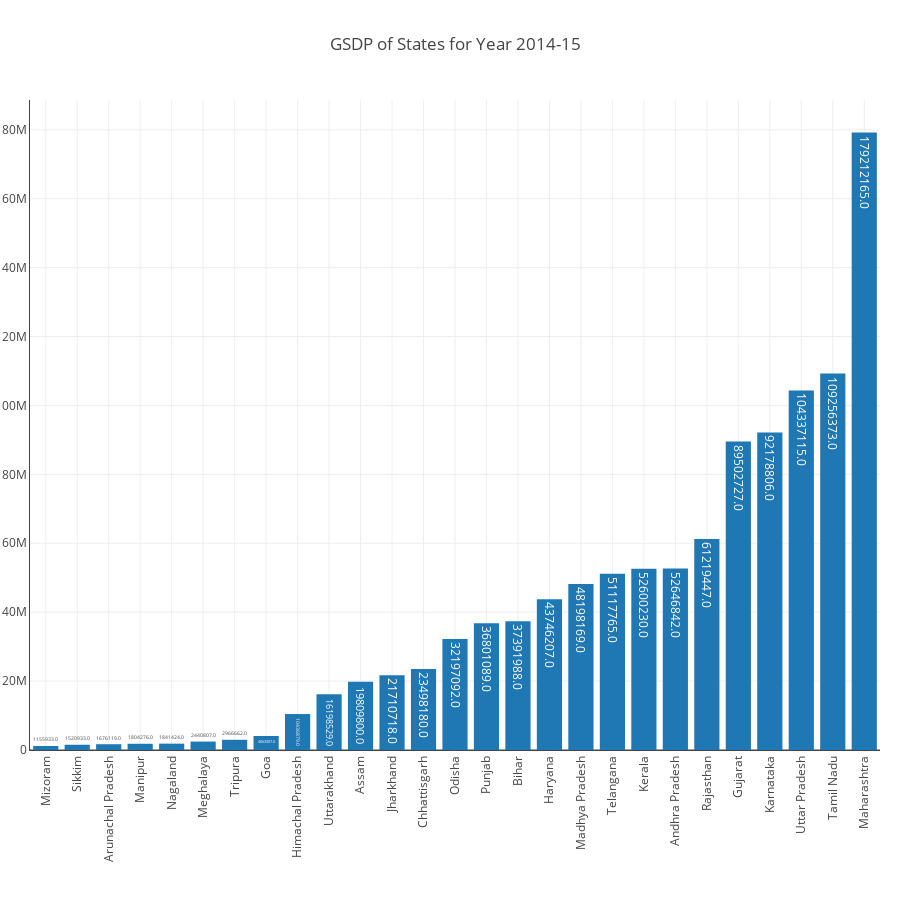

The cell this chart's notebook holds for it:
### Markdown cell above
Let's plot the GDP value for states corresponding to year 2014-15.

### Code cell
data = [go.Bar(
            x=gsdp_df.index.tolist(),
            y=gsdp_df['GSDP_Values'].tolist(),
            text=gsdp_df['GSDP_Values'].tolist(),
            textposition = 'auto'
    )]
layout = go.Layout(
    autosize=False,
    width=900,
    height=900,
    title=go.layout.Title(
        text='GSDP of States for Year 2014-15',
        xref='paper',
        x=0.5
    ),
    xaxis=dict(tickangle=-90,showgrid=True,showline=True,showticklabels=True,zeroline=True),
    yaxis=dict(showgrid=True,showline=True,showticklabels=True,zeroline=True),
    margin=dict(
        l=30,
        r=20,
        t=100,
        b=150
    ),
)
fig= go.Figure(data=data,layout=layout)

iplot(fig)

### Figure 1 — Plotly figure (JSON) as saved in the notebook; plotly's stock layout.template omitted (floating-point values rounded to 4 significant figures)
{"data": [{"text": ["1155933.0", "1520933.0", "1676119.0", "1804276.0", "1841424.0", "2440807.0", "2966662.0", "4063307.0", "10436879.0", "16198529.0", "19809800.0", "21710718.0", "23498180.0", "32197092.0", "36801089.0", "37391988.0", "43746207.0", "48198169.0", "51117765.0", "52600230.0", "52646842.0", "61219447.0", "89502727.0", "92178806.0", "104337115.0", "109256373.0", "179212165.0"], "textposition": "auto", "type": "bar", "uid": "1a52b5c3-5d31-4649-ab1d-219fd2d7b69d", "x": ["Mizoram", "Sikkim", "Arunachal Pradesh", "Manipur", "Nagaland", "Meghalaya", "Tripura", "Goa", "Himachal Pradesh", "Uttarakhand", "Assam", "Jharkhand", "Chhattisgarh", "Odisha", "Punjab", "Bihar", "Haryana", "Madhya Pradesh", "Telangana", "Kerala", "Andhra Pradesh", "Rajasthan", "Gujarat", "Karnataka", "Uttar Pradesh", "Tamil Nadu", "Maharashtra"], "y": [1155933, 1520933, 1676119, 1804276, 1841424, 2440807, 2966662, 4063307, 10436879, 16198529, 19809800, 21710718, 23498180, 32197092, 36801089, 37391988, 43746207, 48198169, 51117765, 52600230, 52646842, 61219447, 89502727, 92178806, 104337115, 109256373, 179212165]}], "layout": {"autosize": false, "height": 900, "margin": {"b": 150, "l": 30, "r": 20, "t": 100}, "title": {"text": "GSDP of States for Year 2014-15", "x": 0.5, "xref": "paper"}, "width": 900, "xaxis": {"autorange": true, "range": [-0.5, 26.5], "showgrid": true, "showline": true, "showticklabels": true, "tickangle": -90, "type": "category", "zeroline": true}, "yaxis": {"autorange": true, "range": [0, 188600000.0], "showgrid": true, "showline": true, "showticklabels": true, "type": "linear", "zeroline": true}}}
